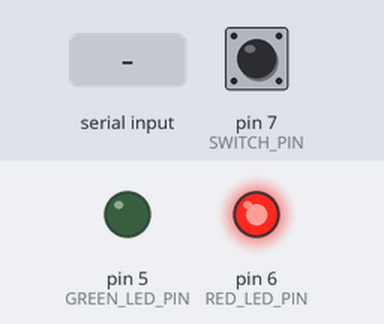
A sketch run on a simulated Arduino Uno, built with avr-gcc and run on an emulated ATmega328P. Shown: output pins drawn as LEDs (lit = HIGH). Inputs (shaded band) come from the test bench; at power-on: pin 7 (SWITCH_PIN) HIGH. The audio player accepts every command and is not drawn; what the sketch prints to the serial monitor is not drawn.

Above: at 1.2 s.
1.3 s: "1" received over the second serial link
At 3.9 s:
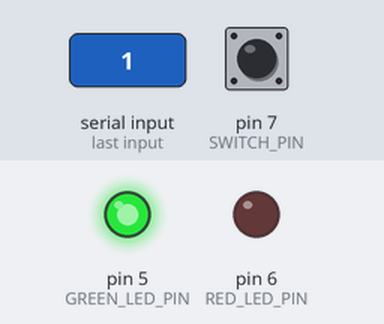
4.3 s: pin 7 (SWITCH_PIN) pulsed LOW 2 times (0.12 s each, 0.3 s apart)
7.9 s: pin 7 (SWITCH_PIN) pulled LOW for 0.15 s
Timing chart, 0 to 15.6 s (numbered marks = the images above; inputs shaded):
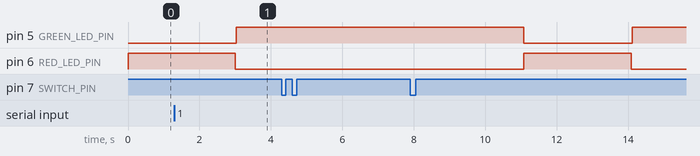

Measured:
- after the input at 4.3 s, every drawn part: stays the same

The sketch:

greenred.ino
```cpp
#include <SoftwareSerial.h>
SoftwareSerial bluetooth(9, 10); // 블루투스 모듈 Rx, Tx 핀
#define GREEN_LED_PIN  5
#define RED_LED_PIN    6
#define SWITCH_PIN     7
#define AMP_PIN 3
#include "talkie.h"
Talkie voice;

const uint8_t spONE[]       PROGMEM = {0xCC,0x67,0x75,0x42,0x59,0x5D,0x3A,0x4F,0x9D,0x36,0x63,0xB7,0x59,0xDC,0x30,0x5B,0x5C,0x23,0x61,0xF3,0xE2,0x1C,0xF1,0xF0,0x98,0xC3,0x4B,0x7D,0x39,0xCA,0x1D,0x2C,0x2F,0xB7,0x15,0xEF,0x70,0x79,0xBC,0xD2,0x46,0x7C,0x52,0xE5,0xF1,0x4A,0x6A,0xB3,0x71,0x47,0xC3,0x2D,0x39,0x34,0x4B,0x23,0x35,0xB7,0x7A,0x55,0x33,0x8F,0x59,0xDC,0xA2,0x44,0xB5,0xBC,0x66,0x72,0x8B,0x64,0xF5,0xF6,0x98,0xC1,0x4D,0x42,0xD4,0x27,0x62,0x38,0x2F,0x4A,0xB6,0x9C,0x88,0x68,0xBC,0xA6,0x95,0xF8,0x5C,0xA1,0x09,0x86,0x77,0x91,0x11,0x5B,0xFF,0x0F};
const uint8_t spTWO[]       PROGMEM = {0x0E,0x38,0x6E,0x25,0x00,0xA3,0x0D,0x3A,0xA0,0x37,0xC5,0xA0,0x05,0x9E,0x56,0x35,0x86,0xAA,0x5E,0x8C,0xA4,0x82,0xB2,0xD7,0x74,0x31,0x22,0x69,0xAD,0x1C,0xD3,0xC1,0xD0,0xFA,0x28,0x2B,0x2D,0x47,0xC3,0x1B,0xC2,0xC4,0xAE,0xC6,0xCD,0x9C,0x48,0x53,0x9A,0xFF,0x0F};
const uint8_t spTHREE[]     PROGMEM = {0x02,0xD8,0x2E,0x9C,0x01,0xDB,0xA6,0x33,0x60,0xFB,0x30,0x01,0xEC,0x20,0x12,0x8C,0xE4,0xD8,0xCA,0x32,0x96,0x73,0x63,0x41,0x39,0x89,0x98,0xC1,0x4D,0x0D,0xED,0xB0,0x2A,0x05,0x37,0x0F,0xB4,0xA5,0xAE,0x5C,0xDC,0x36,0xD0,0x83,0x2F,0x4A,0x71,0x7B,0x03,0xF7,0x38,0x59,0xCD,0xED,0x1E,0xB4,0x6B,0x14,0x35,0xB7,0x6B,0x94,0x99,0x91,0xD5,0xDC,0x26,0x48,0x77,0x4B,0x66,0x71,0x1B,0x21,0xDB,0x2D,0x8A,0xC9,0x6D,0x88,0xFC,0x26,0x28,0x3A,0xB7,0x21,0xF4,0x1F,0xA3,0x65,0xBC,0x02,0x38,0xBB,0x3D,0x8E,0xF0,0x2B,0xE2,0x08,0xB7,0x34,0xFF,0x0F};
const uint8_t spFOUR[]      PROGMEM = {0x0C,0x18,0xB6,0x9A,0x01,0xC3,0x75,0x09,0x60,0xD8,0x0E,0x09,0x30,0xA0,0x9B,0xB6,0xA0,0xBB,0xB0,0xAA,0x16,0x4E,0x82,0xEB,0xEA,0xA9,0xFA,0x59,0x49,0x9E,0x59,0x23,0x9A,0x27,0x3B,0x78,0x66,0xAE,0x4A,0x9C,0x9C,0xE0,0x99,0xD3,0x2A,0xBD,0x72,0x92,0xEF,0xE6,0x88,0xE4,0x45,0x4D,0x7E,0x98,0x2D,0x62,0x67,0x37,0xF9,0xA1,0x37,0xA7,0x6C,0x94,0xE4,0xC7,0x1E,0xDC,0x3C,0xA5,0x83,0x1F,0x8B,0xEB,0x52,0x0E,0x0E,0x7E,0x2E,0x4E,0xC7,0x31,0xD2,0x79,0xA5,0x3A,0x0D,0xD9,0xC4,0xFF,0x07};
const uint8_t spFIVE[]      PROGMEM = {0x02,0xE8,0x3E,0x8C,0x01,0xDD,0x65,0x08,0x60,0x98,0x4C,0x06,0x34,0x93,0xCE,0x80,0xE6,0xDA,0x9A,0x14,0x6B,0xAA,0x47,0xD1,0x5E,0x56,0xAA,0x6D,0x56,0xCD,0x78,0xD9,0xA9,0x1C,0x67,0x05,0x83,0xE1,0xA4,0xBA,0x38,0xEE,0x16,0x86,0x9B,0xFA,0x60,0x87,0x5B,0x18,0x6E,0xEE,0x8B,0x1D,0x6E,0x61,0xB9,0x69,0x36,0x65,0xBA,0x8D,0xE5,0xE5,0x3E,0x1C,0xE9,0x0E,0x96,0x9B,0x5B,0xAB,0x95,0x2B,0x58,0x6E,0xCE,0xE5,0x3A,0x6A,0xF3,0xB8,0x35,0x84,0x7B,0x05,0xA3,0xE3,0x36,0xEF,0x92,0x19,0xB4,0x86,0xDB,0xB4,0x69,0xB4,0xD1,0x2A,0x4E,0x65,0x9A,0x99,0xCE,0x28,0xD9,0x85,0x71,0x4C,0x18,0x6D,0x67,0x47,0xC6,0x5E,0x53,0x4A,0x9C,0xB5,0xE2,0x85,0x45,0x26,0xFE,0x7F};
const uint8_t spSIX[]       PROGMEM = {0x0E,0xD8,0xAE,0xDD,0x03,0x0E,0x38,0xA6,0xD2,0x01,0xD3,0xB4,0x2C,0xAD,0x6A,0x35,0x9D,0xB1,0x7D,0xDC,0xEE,0xC4,0x65,0xD7,0xF1,0x72,0x47,0x24,0xB3,0x19,0xD9,0xD9,0x05,0x70,0x40,0x49,0xEA,0x02,0x98,0xBE,0x42,0x01,0xDF,0xA4,0x69,0x40,0x00,0xDF,0x95,0xFC,0x3F};
const uint8_t spSEVEN[]     PROGMEM = {0x02,0xB8,0x3A,0x8C,0x01,0xDF,0xA4,0x73,0x40,0x01,0x47,0xB9,0x2F,0x33,0x3B,0x73,0x5F,0x53,0x7C,0xEC,0x9A,0xC5,0x63,0xD5,0xD1,0x75,0xAE,0x5B,0xFC,0x64,0x5C,0x35,0x87,0x91,0xF1,0x83,0x36,0xB5,0x68,0x55,0xC5,0x6F,0xDA,0x45,0x2D,0x1C,0x2D,0xB7,0x38,0x37,0x9F,0x60,0x3C,0xBC,0x9A,0x85,0xA3,0x25,0x66,0xF7,0x8A,0x57,0x1C,0xA9,0x67,0x56,0xCA,0x5E,0xF0,0xB2,0x16,0xB2,0xF1,0x89,0xCE,0x8B,0x92,0x25,0xC7,0x2B,0x33,0xCF,0x48,0xB1,0x99,0xB4,0xF3,0xFF};
const uint8_t spEIGHT[]     PROGMEM = {0xC3,0x6C,0x86,0xB3,0x27,0x6D,0x0F,0xA7,0x48,0x99,0x4E,0x55,0x3C,0xBC,0x22,0x65,0x36,0x4D,0xD1,0xF0,0x32,0xD3,0xBE,0x34,0xDA,0xC3,0xEB,0x82,0xE2,0xDA,0x65,0x35,0xAF,0x31,0xF2,0x6B,0x97,0x95,0xBC,0x86,0xD8,0x6F,0x82,0xA6,0x73,0x0B,0xC6,0x9E,0x72,0x99,0xCC,0xCB,0x02,0xAD,0x3C,0x9A,0x10,0x60,0xAB,0x62,0x05,0x2C,0x37,0x84,0x00,0xA9,0x73,0x00,0x00,0xFE,0x1F};
const uint8_t spNINE[]      PROGMEM = {0xCC,0xA1,0x26,0xBB,0x83,0x93,0x18,0xCF,0x4A,0xAD,0x2E,0x31,0xED,0x3C,0xA7,0x24,0x26,0xC3,0x54,0xF1,0x92,0x64,0x8B,0x8A,0x98,0xCB,0x2B,0x2E,0x34,0x53,0x2D,0x0E,0x2F,0x57,0xB3,0x0C,0x0D,0x3C,0xBC,0x3C,0x4C,0x4B,0xCA,0xF4,0xF0,0x72,0x0F,0x6E,0x49,0x53,0xCD,0xCB,0x53,0x2D,0x35,0x4D,0x0F,0x2F,0x0F,0xD7,0x0C,0x0D,0x3D,0xBC,0xDC,0x4D,0xD3,0xDD,0xC2,0xF0,0x72,0x52,0x4F,0x57,0x9B,0xC3,0xAB,0x89,0xBD,0x42,0x2D,0x0F,0xAF,0x5A,0xD1,0x71,0x91,0x55,0xBC,0x2C,0xC5,0x3B,0xD8,0x65,0xF2,0x82,0x94,0x18,0x4E,0x3B,0xC1,0x73,0x42,0x32,0x33,0x15,0x45,0x4F,0x79,0x52,0x6A,0x55,0xA6,0xA3,0xFF,0x07};
const uint8_t spTEN[]       PROGMEM = {0x0E,0xD8,0xB1,0xDD,0x01,0x3D,0xA8,0x24,0x7B,0x04,0x27,0x76,0x77,0xDC,0xEC,0xC2,0xC5,0x23,0x84,0xCD,0x72,0x9A,0x51,0xF7,0x62,0x45,0xC7,0xEB,0x4E,0x35,0x4A,0x14,0x2D,0xBF,0x45,0xB6,0x0A,0x75,0xB8,0xFC,0x16,0xD9,0x2A,0xD9,0xD6,0x0A,0x5A,0x10,0xCD,0xA2,0x48,0x23,0xA8,0x81,0x35,0x4B,0x2C,0xA7,0x20,0x69,0x0A,0xAF,0xB6,0x15,0x82,0xA4,0x29,0x3C,0xC7,0x52,0x08,0xA2,0x22,0xCF,0x68,0x4B,0x2E,0xF0,0x8A,0xBD,0xA3,0x2C,0xAB,0x40,0x1B,0xCE,0xAA,0xB2,0x6C,0x82,0x40,0x4D,0x7D,0xC2,0x89,0x88,0x8A,0x61,0xCC,0x74,0xD5,0xFF,0x0F};
const uint8_t spELEVEN[]    PROGMEM = {0xC3,0xCD,0x76,0x5C,0xAE,0x14,0x0F,0x37,0x9B,0x71,0xDE,0x92,0x55,0xBC,0x2C,0x27,0x70,0xD3,0x76,0xF0,0x83,0x5E,0xA3,0x5E,0x5A,0xC1,0xF7,0x61,0x58,0xA7,0x19,0x35,0x3F,0x99,0x31,0xDE,0x52,0x74,0xFC,0xA2,0x26,0x64,0x4B,0xD1,0xF1,0xAB,0xAE,0xD0,0x2D,0xC5,0xC7,0x2F,0x36,0xDD,0x27,0x15,0x0F,0x3F,0xD9,0x08,0x9F,0x62,0xE4,0xC2,0x2C,0xD4,0xD8,0xD3,0x89,0x0B,0x1B,0x57,0x11,0x0B,0x3B,0xC5,0xCF,0xD6,0xCC,0xC6,0x64,0x35,0xAF,0x18,0x73,0x1F,0xA1,0x5D,0xBC,0x62,0x45,0xB3,0x45,0x51,0xF0,0xA2,0x62,0xAB,0x4A,0x5B,0xC9,0x4B,0x8A,0x2D,0xB3,0x6C,0x06,0x2F,0x29,0xB2,0xAC,0x8A,0x18,0xBC,0x28,0xD9,0xAA,0xD2,0x92,0xF1,0xBC,0xE0,0x98,0x8C,0x48,0xCC,0x17,0x52,0xA3,0x27,0x6D,0x93,0xD0,0x4B,0x8E,0x0E,0x77,0x02,0x00,0xFF,0x0F};
const uint8_t spTWELVE[]    PROGMEM = {0x06,0x28,0x46,0xD3,0x01,0x25,0x06,0x13,0x20,0xBA,0x70,0x70,0xB6,0x79,0xCA,0x36,0xAE,0x28,0x38,0xE1,0x29,0xC5,0x35,0xA3,0xE6,0xC4,0x16,0x6A,0x53,0x8C,0x97,0x9B,0x72,0x86,0x4F,0x28,0x1A,0x6E,0x0A,0x59,0x36,0xAE,0x68,0xF8,0x29,0x67,0xFA,0x06,0xA3,0x16,0xC4,0x96,0xE6,0x53,0xAC,0x5A,0x9C,0x56,0x72,0x77,0x31,0x4E,0x49,0x5C,0x8D,0x5B,0x29,0x3B,0x24,0x61,0x1E,0x6C,0x9B,0x6C,0x97,0xF8,0xA7,0x34,0x19,0x92,0x4C,0x62,0x9E,0x72,0x65,0x58,0x12,0xB1,0x7E,0x09,0xD5,0x2E,0x53,0xC5,0xBA,0x36,0x6B,0xB9,0x2D,0x17,0x05,0xEE,0x9A,0x6E,0x8E,0x05,0x50,0x6C,0x19,0x07,0x18,0x50,0xBD,0x3B,0x01,0x92,0x08,0x41,0x40,0x10,0xA6,0xFF,0x0F};
const uint8_t spTHIRTEEN[]  PROGMEM = {0x08,0xE8,0x2C,0x15,0x01,0x43,0x07,0x13,0xE0,0x98,0xB4,0xA6,0x35,0xA9,0x1E,0xDE,0x56,0x8E,0x53,0x9C,0x7A,0xE7,0xCA,0x5E,0x76,0x8D,0x94,0xE5,0x2B,0xAB,0xD9,0xB5,0x62,0xA4,0x9C,0xE4,0xE6,0xB4,0x41,0x1E,0x7C,0xB6,0x93,0xD7,0x16,0x99,0x5A,0xCD,0x61,0x76,0x55,0xC2,0x91,0x61,0x1B,0xC0,0x01,0x5D,0x85,0x05,0xE0,0x68,0x51,0x07,0x1C,0xA9,0x64,0x80,0x1D,0x4C,0x9C,0x95,0x88,0xD4,0x04,0x3B,0x4D,0x4E,0x21,0x5C,0x93,0xA8,0x26,0xB9,0x05,0x4B,0x6E,0xA0,0xE2,0xE4,0x57,0xC2,0xB9,0xC1,0xB2,0x93,0x5F,0x09,0xD7,0x24,0xCB,0x4E,0x41,0x25,0x54,0x1D,0x62,0x3B,0x05,0x8D,0x52,0x57,0xAA,0xAD,0x10,0x24,0x26,0xE3,0xE1,0x36,0x5D,0x10,0x85,0xB4,0x97,0x85,0x72,0x41,0x14,0x52,0x5E,0x1A,0xCA,0xF9,0x91,0x6B,0x7A,0x5B,0xC4,0xE0,0x17,0x2D,0x54,0x1D,0x92,0x8C,0x1F,0x25,0x4B,0x8F,0xB2,0x16,0x41,0xA1,0x4A,0x3E,0xE6,0xFA,0xFF,0x01};
const uint8_t spFOURTEEN[]  PROGMEM = {0x0C,0x58,0xAE,0x5C,0x01,0xD9,0x87,0x07,0x51,0xB7,0x25,0xB3,0x8A,0x15,0x2C,0xF7,0x1C,0x35,0x87,0x4D,0xB2,0xDD,0x53,0xCE,0x28,0x2B,0xC9,0x0E,0x97,0x2D,0xBD,0x2A,0x17,0x27,0x76,0x8E,0xD2,0x9A,0x6C,0x80,0x94,0x71,0x00,0x00,0x02,0xB0,0x58,0x58,0x00,0x9E,0x0B,0x0A,0xC0,0xB2,0xCE,0xC1,0xC8,0x98,0x7A,0x52,0x95,0x24,0x2B,0x11,0xED,0x36,0xD4,0x92,0xDC,0x4C,0xB5,0xC7,0xC8,0x53,0xF1,0x2A,0xE5,0x1A,0x17,0x55,0xC5,0xAF,0x94,0xBB,0xCD,0x1C,0x26,0xBF,0x52,0x9A,0x72,0x53,0x98,0xFC,0xC2,0x68,0xD2,0x4D,0x61,0xF0,0xA3,0x90,0xB6,0xD6,0x50,0xC1,0x8F,0x42,0xDA,0x4A,0x43,0x39,0x3F,0x48,0x2D,0x6B,0x33,0xF9,0xFF};
const uint8_t spFIFTEEN[]   PROGMEM = {0x08,0xE8,0x2A,0x0D,0x01,0xDD,0xBA,0x31,0x60,0x6A,0xF7,0xA0,0xAE,0x54,0xAA,0x5A,0x76,0x97,0xD9,0x34,0x69,0xEF,0x32,0x1E,0x66,0xE1,0xE2,0xB3,0x43,0xA9,0x18,0x55,0x92,0x4E,0x37,0x2D,0x67,0x6F,0xDF,0xA2,0x5A,0xB6,0x04,0x30,0x55,0xA8,0x00,0x86,0x09,0xE7,0x00,0x01,0x16,0x17,0x05,0x70,0x40,0x57,0xE5,0x01,0xF8,0x21,0x34,0x00,0xD3,0x19,0x33,0x80,0x89,0x9A,0x62,0x34,0x4C,0xD5,0x49,0xAE,0x8B,0x53,0x09,0xF7,0x26,0xD9,0x6A,0x7E,0x23,0x5C,0x13,0x12,0xB3,0x04,0x9D,0x50,0x4F,0xB1,0xAD,0x14,0x15,0xC2,0xD3,0xA1,0xB6,0x42,0x94,0xA8,0x8C,0x87,0xDB,0x74,0xB1,0x70,0x59,0xE1,0x2E,0xC9,0xC5,0x81,0x5B,0x55,0xA4,0x4C,0x17,0x47,0xC1,0x6D,0xE3,0x81,0x53,0x9C,0x84,0x6A,0x46,0xD9,0x4C,0x51,0x31,0x42,0xD9,0x66,0xC9,0x44,0x85,0x29,0x6A,0x9B,0xAD,0xFF,0x07};
const uint8_t spSIXTEEN[]   PROGMEM = {0x0A,0x58,0x5A,0x5D,0x00,0x93,0x97,0x0B,0x60,0xA9,0x48,0x05,0x0C,0x15,0xAE,0x80,0xAD,0x3D,0x14,0x30,0x7D,0xD9,0x50,0x92,0x92,0xAC,0x0D,0xC5,0xCD,0x2A,0x82,0xAA,0x3B,0x98,0x04,0xB3,0x4A,0xC8,0x9A,0x90,0x05,0x09,0x68,0x51,0xD4,0x01,0x23,0x9F,0x1A,0x60,0xA9,0x12,0x03,0xDC,0x50,0x81,0x80,0x22,0xDC,0x20,0x00,0xCB,0x06,0x3A,0x60,0x16,0xE3,0x64,0x64,0x42,0xDD,0xCD,0x6A,0x8A,0x5D,0x28,0x75,0x07,0xA9,0x2A,0x5E,0x65,0x34,0xED,0x64,0xBB,0xF8,0x85,0xF2,0x94,0x8B,0xAD,0xE4,0x37,0x4A,0x5B,0x21,0xB6,0x52,0x50,0x19,0xAD,0xA7,0xD8,0x4A,0x41,0x14,0xDA,0x5E,0x12,0x3A,0x04,0x91,0x4B,0x7B,0x69,0xA8,0x10,0x24,0x2E,0xE5,0xA3,0x81,0x52,0x90,0x94,0x5A,0x55,0x98,0x32,0x41,0x50,0xCC,0x93,0x2E,0x47,0x85,0x89,0x1B,0x5B,0x5A,0x62,0x04,0x44,0xE3,0x02,0x80,0x80,0x64,0xDD,0xFF,0x1F};
const uint8_t spSEVENTEEN[] PROGMEM = {0x02,0x98,0x3A,0x42,0x00,0x5B,0xA6,0x09,0x60,0xDB,0x52,0x06,0x1C,0x93,0x29,0x80,0xA9,0x52,0x87,0x9A,0xB5,0x99,0x4F,0xC8,0x3E,0x46,0xD6,0x5E,0x7E,0x66,0xFB,0x98,0xC5,0x5A,0xC6,0x9A,0x9C,0x63,0x15,0x6B,0x11,0x13,0x8A,0x9C,0x97,0xB9,0x9A,0x5A,0x39,0x71,0xEE,0xD2,0x29,0xC2,0xA6,0xB8,0x58,0x59,0x99,0x56,0x14,0xA3,0xE1,0x26,0x19,0x19,0xE3,0x8C,0x93,0x17,0xB4,0x46,0xB5,0x88,0x71,0x9E,0x97,0x9E,0xB1,0x2C,0xC5,0xF8,0x56,0xC4,0x58,0xA3,0x1C,0xE1,0x33,0x9D,0x13,0x41,0x8A,0x43,0x58,0xAD,0x95,0xA9,0xDB,0x36,0xC0,0xD1,0xC9,0x0E,0x58,0x4E,0x45,0x01,0x23,0xA9,0x04,0x37,0x13,0xAE,0x4D,0x65,0x52,0x82,0xCA,0xA9,0x37,0x99,0x4D,0x89,0xBA,0xC0,0xBC,0x14,0x36,0x25,0xEA,0x1C,0x73,0x52,0x1D,0x97,0xB8,0x33,0xAC,0x0E,0x75,0x9C,0xE2,0xCE,0xB0,0xDA,0xC3,0x51,0x4A,0x1A,0xA5,0xCA,0x70,0x5B,0x21,0xCE,0x4C,0x26,0xD2,0x6C,0xBA,0x38,0x71,0x2E,0x1F,0x2D,0xED,0xE2,0x24,0xB8,0xBC,0x3D,0x52,0x88,0xAB,0x50,0x8E,0xA8,0x48,0x22,0x4E,0x42,0xA0,0x26,0x55,0xFD,0x3F};
const uint8_t spEIGHTEEN[]  PROGMEM = {0x2E,0x9C,0xD1,0x4D,0x54,0xEC,0x2C,0xBF,0x1B,0x8A,0x99,0x70,0x7C,0xFC,0x2E,0x29,0x6F,0x52,0xF6,0xF1,0xBA,0x20,0xBF,0x36,0xD9,0xCD,0xED,0x0C,0xF3,0x27,0x64,0x17,0x73,0x2B,0xA2,0x99,0x90,0x65,0xEC,0xED,0x40,0x73,0x32,0x12,0xB1,0xAF,0x30,0x35,0x0B,0xC7,0x00,0xE0,0x80,0xAE,0xDD,0x1C,0x70,0x43,0xAA,0x03,0x86,0x51,0x36,0xC0,0x30,0x64,0xCE,0x4C,0x98,0xFB,0x5C,0x65,0x07,0xAF,0x10,0xEA,0x0B,0x66,0x1B,0xFC,0x46,0xA8,0x3E,0x09,0x4D,0x08,0x2A,0xA6,0x3E,0x67,0x36,0x21,0x2A,0x98,0x67,0x9D,0x15,0xA7,0xA8,0x60,0xEE,0xB6,0x94,0x99,0xA2,0x4A,0x78,0x22,0xC2,0xA6,0x8B,0x8C,0x8E,0xCC,0x4C,0x8A,0x2E,0x8A,0x4C,0xD3,0x57,0x03,0x87,0x28,0x71,0x09,0x1F,0x2B,0xE4,0xA2,0xC4,0xC5,0x6D,0xAD,0x54,0x88,0xB2,0x63,0xC9,0xF2,0x50,0x2E,0x8A,0x4A,0x38,0x4A,0xEC,0x88,0x28,0x08,0xE3,0x28,0x49,0xF3,0xFF};
const uint8_t spNINETEEN[]  PROGMEM = {0xC2,0xEA,0x8A,0x95,0x2B,0x6A,0x05,0x3F,0x71,0x71,0x5F,0x0D,0x12,0xFC,0x28,0x25,0x62,0x35,0xF0,0xF0,0xB3,0x48,0x1E,0x0F,0xC9,0xCB,0x2F,0x45,0x7C,0x2C,0x25,0x1F,0xBF,0x14,0xB3,0x2C,0xB5,0x75,0xFC,0x5A,0x5C,0xA3,0x5D,0xE1,0xF1,0x7A,0x76,0xB3,0x4E,0x45,0xC7,0xED,0x96,0x23,0x3B,0x18,0x37,0x7B,0x18,0xCC,0x09,0x51,0x13,0x4C,0xAB,0x6C,0x4C,0x4B,0x96,0xD2,0x49,0xAA,0x36,0x0B,0xC5,0xC2,0x20,0x26,0x27,0x35,0x63,0x09,0x3D,0x30,0x8B,0xF0,0x48,0x5C,0xCA,0x61,0xDD,0xCB,0xCD,0x91,0x03,0x8E,0x4B,0x76,0xC0,0xCC,0x4D,0x06,0x98,0x31,0x31,0x98,0x99,0x70,0x6D,0x2A,0xA3,0xE4,0x16,0xCA,0xBD,0xCE,0x5C,0x92,0x57,0x28,0xCF,0x09,0x69,0x2E,0x7E,0xA5,0x3C,0x63,0xA2,0x30,0x05,0x95,0xD2,0x74,0x98,0xCD,0x14,0x54,0xCA,0x53,0xA9,0x96,0x52,0x50,0x28,0x6F,0xBA,0xCB,0x0C,0x41,0x50,0xDE,0x65,0x2E,0xD3,0x05,0x89,0x4B,0x7B,0x6B,0x20,0x17,0x44,0xAE,0xED,0x23,0x81,0x52,0x90,0x85,0x73,0x57,0xD0,0x72,0x41,0xB1,0x02,0xDE,0x2E,0xDB,0x04,0x89,0x05,0x79,0xBB,0x62,0xE5,0x76,0x11,0xCA,0x61,0x0E,0xFF,0x1F};
const uint8_t spTWENTY[]    PROGMEM = {0x01,0x98,0xD1,0xC2,0x00,0xCD,0xA4,0x32,0x20,0x79,0x13,0x04,0x28,0xE7,0x92,0xDC,0x70,0xCC,0x5D,0xDB,0x76,0xF3,0xD2,0x32,0x0B,0x0B,0x5B,0xC3,0x2B,0xCD,0xD4,0xDD,0x23,0x35,0xAF,0x44,0xE1,0xF0,0xB0,0x6D,0x3C,0xA9,0xAD,0x3D,0x35,0x0E,0xF1,0x0C,0x8B,0x28,0xF7,0x34,0x01,0x68,0x22,0xCD,0x00,0xC7,0xA4,0x04,0xBB,0x32,0xD6,0xAC,0x56,0x9C,0xDC,0xCA,0x28,0x66,0x53,0x51,0x70,0x2B,0xA5,0xBC,0x0D,0x9A,0xC1,0xEB,0x14,0x73,0x37,0x29,0x19,0xAF,0x33,0x8C,0x3B,0xA7,0x24,0xBC,0x42,0xB0,0xB7,0x59,0x09,0x09,0x3C,0x96,0xE9,0xF4,0x58,0xFF,0x0F};


int redTime = 3;
int greenTime = 8;

bool green = false; //
bool start = true;
bool redStart = true;
bool blu = false;
bool bluetoothConnected = false;
bool bluetoothOn = false;
int n = 0;
char sound;
unsigned long running;
unsigned long bluetoothTimming;

void setup() {
  pinMode(GREEN_LED_PIN, OUTPUT);
  pinMode(RED_LED_PIN, OUTPUT);
  pinMode(SWITCH_PIN, INPUT_PULLUP);
  digitalWrite(RED_LED_PIN, LOW);
  digitalWrite(GREEN_LED_PIN, LOW);

  Serial.begin(9600);
  bluetooth.begin(38400);
}

void loop() {
  sound = "";

  // 1. 초록불 if문
  if (green) {
    digitalWrite(GREEN_LED_PIN,HIGH);
    if (start) {
      running = millis(); // 초록불 켜진지 몇초인지
      start = false;
      n = greenTime - 1;
      Serial.println("green start");
    }
    //Serial.println((millis() - running) / 1000 );

    if (n + 1 == greenTime - (millis() - running) / 1000) {
      Serial.print(n + 1);
      Serial.println("초 남았습니다.");

      if(n+1==1)voice.say(spONE);
      if(n+1==2)voice.say(spTWO);
      if(n+1==3)voice.say(spTHREE);
      if(n+1==4)voice.say(spFOUR);
      if(n+1==5)voice.say(spFIVE);
      if(n+1==6)voice.say(spSIX);
      if(n+1==7)voice.say(spSEVEN);
      if(n+1==8)voice.say(spEIGHT);
      n-=1;

    }
     if (bluetooth.available()){

      if(!blu){ //초록불이 된후 알림을 보낸적이 없다면
          if(greenTime - (millis() - running) / 1000>=greenTime-3){
          bluetooth.write(greenTime - (millis() - running) / 1000); //남은시간 보내줌
          }
          blu= true;
        }
     }


    //Serial.println(n+1);

    if ((millis() - running) / 1000 >= greenTime) { // 초록불로 변한지 7초 이상이라면, led off/ green false /start true
      Serial.println("green time");
      green = false;
      start = true;
      digitalWrite(GREEN_LED_PIN, LOW);
      running = 0;
      blu = false;
    }
  }

  // 2. 빨간불 if문
  if (!green) {
    digitalWrite(RED_LED_PIN, HIGH);

    if (redStart) {
      running = millis(); // 현재 시간 확인
      redStart = false;
      Serial.println("red start");
    }
    //Serial.println((millis() - running) / 1000 );
    if ((millis() - running) / 1000 >= redTime) {
      green = true;
      redStart = true;
      running = 0;
      digitalWrite(RED_LED_PIN,LOW);
      Serial.println("red off");
    }
  }

  if (digitalRead(SWITCH_PIN) == HIGH) { // 신호등 스위치가 눌렸을 때

    Serial.println("Switch is pressed");
    bluetooth.begin(38400); // 블루투스 모듈 1 켜기 (=초기화)
    bluetoothOn = true;
  }

  if(bluetoothOn){
    if(!bluetoothConnected){ //처음 연결 된거라면
      if (bluetooth.available()) { // 블루투스 모듈 1이 연결되었다면
      Serial.println("Bluetooth module 1 is connected");
      bluetooth.write("connected"); // 지팡이에서는 이 메세지를 받으면 진동 울리기
      bluetoothConnected = true; //이거는 뒤에 일정 시간이 지나면 false로 바꾸는거 추가해야함!!!!!!!!!!!!!!!!!!!!!!
      bluetoothTimming = millis(); //이거가지고 블투 시간 체크해서 할듯
      if (green) {
        if(!blu){ //초록불이 된후 알림을 보낸적이 없다면
          if(greenTime - (millis() - running) / 1000>=greenTime-3){
          bluetooth.write(greenTime - (millis() - running) / 1000); //남은시간 보내줌
          }
          blu= true;
        }
      }
    }
    }
  }

}//블루투스 확인
```
